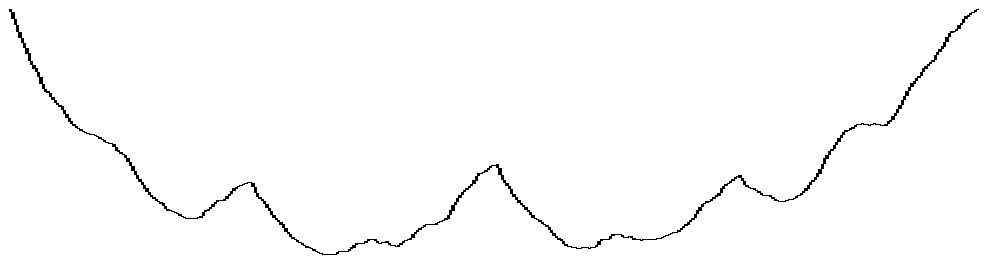
%> input picture Topic 07 - Image Transforms/CODES/lunar.bmp, 984 x 268 px
$ octave s39ApproxDet.m   (GNU Octave 9; MATLAB toolbox functions it lacks are replaced by stand-ins)
%> lines starting %> are read from the running program, lines starting %| are printed output that depends on the picture
%%%%%%%%%%%%%%%%%%%%%%%%%%%%%%%%%%%%%%%%%%%%%
% Autor: Alexandre Zaghetto                 %
% Data: 07/06/2017                          %
% Local: McGill University                  %
%%%%%%%%%%%%%%%%%%%%%%%%%%%%%%%%%%%%%%%%%%%%%
% DWT: Approximation and Detail             %
%                                           %
%%%%%%%%%%%%%%%%%%%%%%%%%%%%%%%%%%%%%%%%%%%%%

clear all
close all
clc

% Pre-processing image and generating a 1-D signal
I = imread('lunar.bmp');
%> I is the input picture: size 268x984 uint8; 98.9% white; black in thin lines or dots
I = not(I);
%> I: size 268x984 logical; 1.1% white in thin lines or dots

Iant = I;
Imorp = bwmorph(I,'thin');
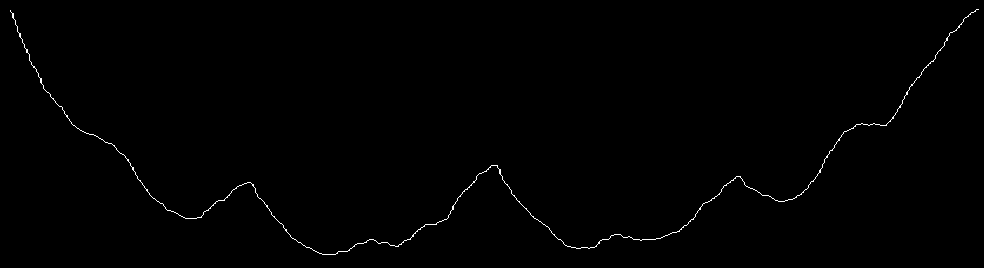
%> Imorp: size 268x984 logical; 0.5% white in thin lines or dots

while( sum(sum(abs(Iant-Imorp)))~=0 )
    Iant = Imorp;
    Imorp = bwmorph(Iant,'thin');

end
%> this loop made 2 passes
%> pass 1, `Imorp = bwmorph(Iant,'thin');`:
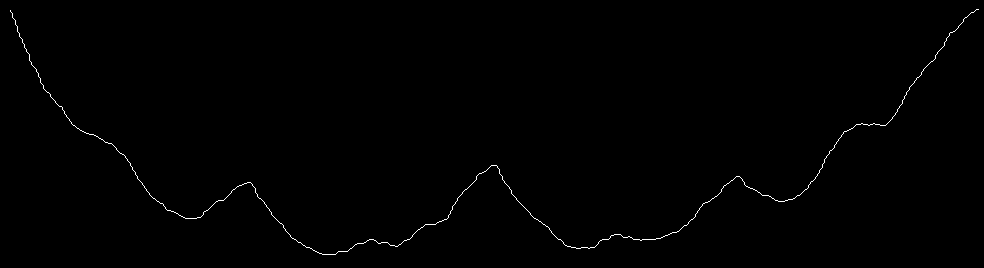
%> Imorp: size 268x984 logical; 0.44% white in thin lines or dots
[y, x] = find(Imorp == 1);
%> y = 1162 values from 10 to 255; x = 1162 values from 11 to 979

maxy = max(y);
%> maxy = 255
y = maxy-y;
%> y = 1162 values, max 245 at index 1160, min 0 at index 404, mean 80.73
y = y-min(y);
y = y/max(y);
%> y = 1162 values, max 1 at index 1160, min 0 at index 404, mean 0.33

figure
plot(y)

% DWT
[CA,CD] = dwt(y,'db4');
%> CA = 584 values, max 1.41 at index 584, min -0.00099 at index 211, mean 0.471; CD = 584 values, max 0.00907 at index 272, min -0.00817 at index 485, mean 2.09e-06

% Approximation
figure
plot(CA)
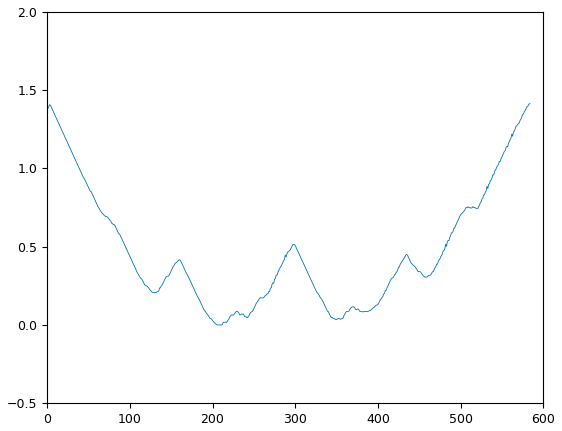
%> figure redrawn from the program's plot data; curve peaks at x = 584, y = 1.41

% Details
figure
plot(CD)
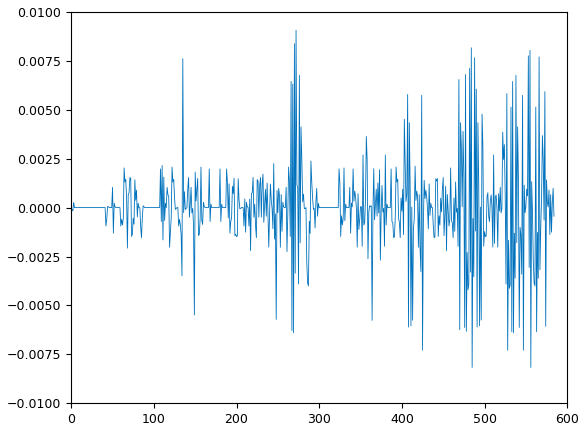
%> figure redrawn from the program's plot data; curve peaks at x = 272, y = 0.00907

% Reconstructs original signal using
% the Approximation and Details
yrec = idwt(CA,CD,'db4');
%> yrec = 1162 values, max 1 at index 1160, min -1.08e-19 at index 404, mean 0.33

% Plot original and reconstructed signal
figure(1)
hold on
plot(1:10:length(y),yrec(1:10:end),'.r')
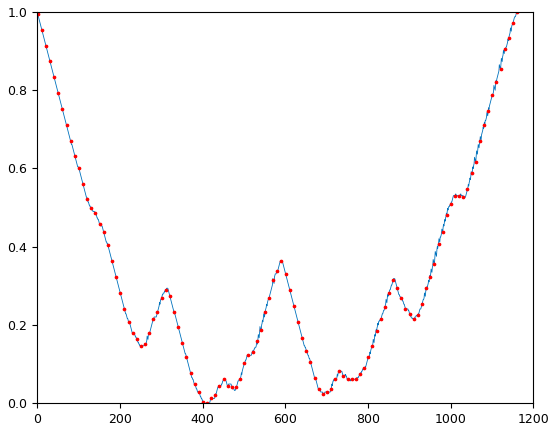
%> figure redrawn from the program's plot data; curve peaks at x = 1160, y = 1; highest point at x = 1161, y = 1

% Calculates the error
Erro = sum(abs(yrec-y))
%> Erro = 4.03e-14
